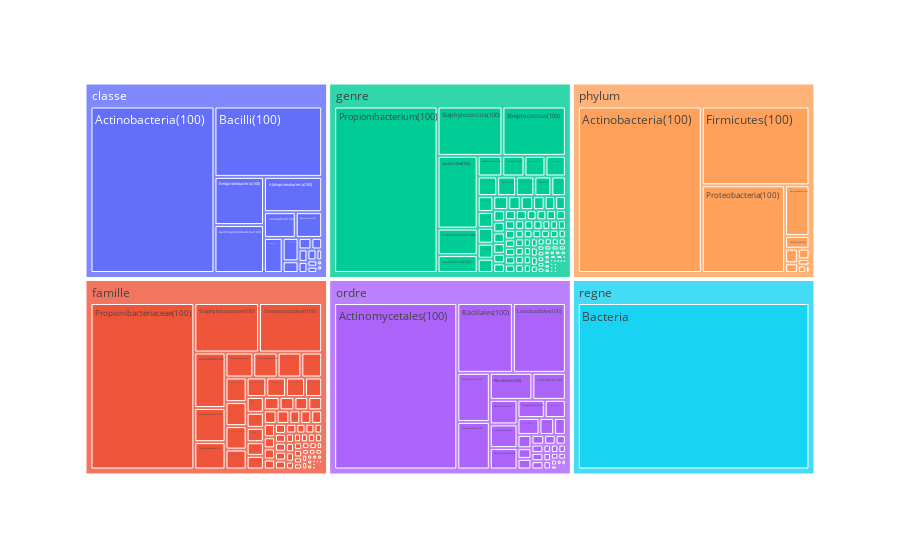

The cell this chart's notebook holds for it:
### Code cell
#test 3 treemap
import matplotlib.cm as cm 
import matplotlib
import plotly.express as px 
  
dicoTaxoTest = getDicoTaxo(df)
df2 = getDF(dicoTaxoTest)

fig = px.treemap(df2, path=['Nvx_taxo', 'Taxo'], 
                 values='door_in_1') 
  
fig.show()

### Figure 1 — Plotly figure (JSON) as saved in the notebook; plotly's stock layout.template omitted (floating-point values rounded to 4 significant figures; data arrays with more than 128 entries replaced by an {"elided": "..."} marker saying what was removed)
{"data": [{"branchvalues": "total", "domain": {"x": [0, 1], "y": [0, 1]}, "hovertemplate": "labels=%{label}<br>door_in_1=%{value}<br>parent=%{parent}<br>id=%{id}<extra></extra>", "ids": {"elided": "754 str values"}, "labels": {"elided": "754 str values"}, "name": "", "parents": {"elided": "754 str values"}, "type": "treemap", "values": {"elided": "754 int values"}}], "layout": {"legend": {"tracegroupgap": 0}, "margin": {"t": 60}}}
